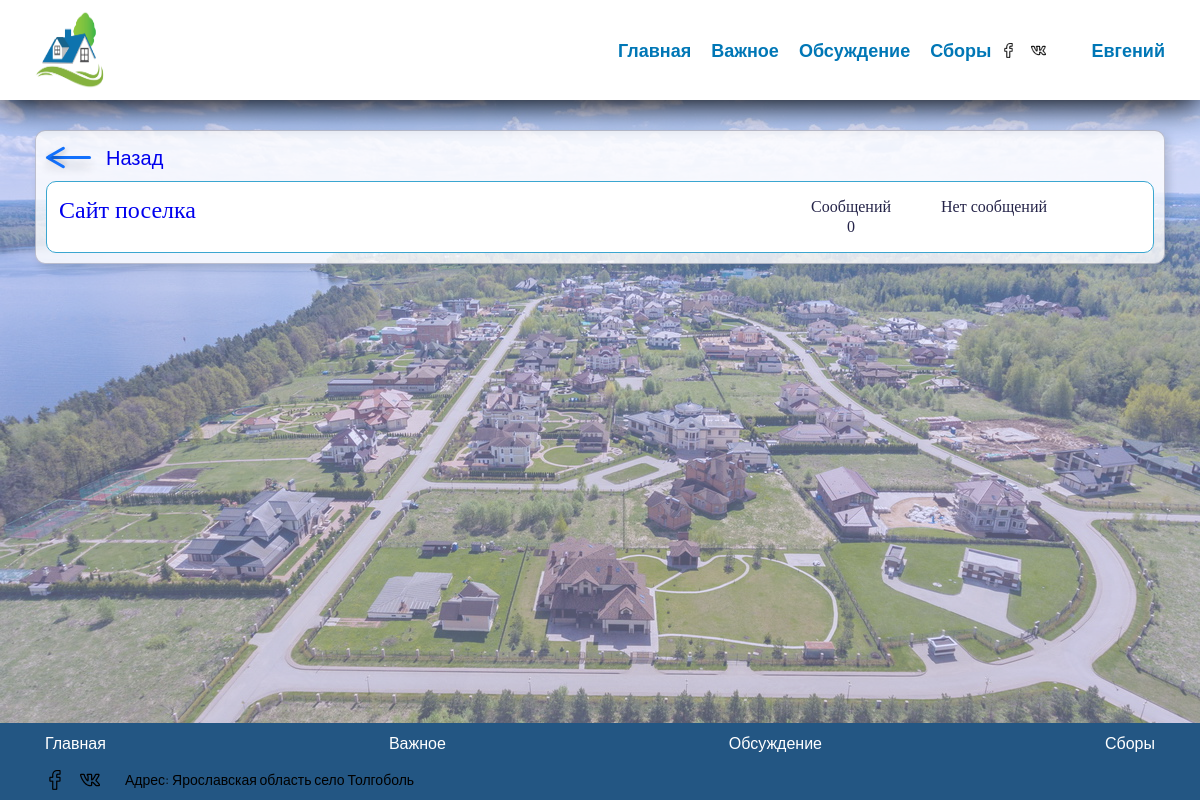
Page /forum/1/ (signed in) on the committed database.
### AuthService/models.py (models this page shows, shortened)
class User( AbstractUser ):
    user_id = models.UUIDField( default=uuid.uuid4, editable=False, unique=True )
    username_validator = validators.UnicodeUsernameValidator()
    password = models.CharField( _('Пароль'), max_length=128 )
    username = models.CharField(
        _('Логин'),
        blank=False,
        max_length=150,
        unique=True,
        help_text=_('Требования. не менее 6 символов. Только буквы, цифры и символы @/./+/-/_ '),
        validators=[username_validator],
        error_messages={
            'unique': _("Пользователь с таким логином уже существует."),
        },
    )
    adres =  models.ForeignKey( Adres, on_delete = models.CASCADE, blank=False )
    first_name = models.CharField( _('Имя'), max_length=150, blank=False )
    last_name = models.CharField( _('Фамилия'), max_length=150, blank=True )
    patronymic = models.CharField( _('Отчество'), max_length=150, blank=True )
    telephon = models.CharField( max_length=12, blank=True )
    email = models.EmailField( _('Email адрес'), blank=True, null=True )
    male = models.CharField( _('Пол'), max_length=150, blank=False )
    birthday = models.DateField( _('День рождения'), blank=True, null=True )
    is_starosta = models.BooleanField( _('Является ли старостой'), default=False )
    is_active = models.BooleanField(
        _('Подтвержден'),
        default=True,
        help_text=_(
            'Поле говорит о том аккаунт подтвержден'
            'Снимите этот флаг вместо удаления аккаунта'
        ),
    )
    token = models.CharField( max_length=120, blank=True, default=secrets.token_urlsafe, editable=False, )
    def __init__( self, *args, **kwargs ):
        super().__init__( *args, **kwargs )
    def __str__(self) -> str:
        return '{} {}'.format( self.first_name, self.last_name )

### Forum/models.py (models this page shows, shortened)
class Post( models.Model ):
    section = models.ForeignKey( Section, on_delete = models.SET_NULL, null=True )
    title = models.CharField( _('Заголовок'), max_length=100, blank=False, unique=False )
    text = models.CharField( _('Текст Новости'), max_length=90000, blank=True, unique=False )
    author = models.ForeignKey( User, on_delete = models.SET_NULL, null=True )
    date = models.DateTimeField( _('Дата создания'), default=timezone.now )
    update_date = models.DateTimeField( _('Дата обновления'), default=timezone.now )
    is_delet =  models.BooleanField( _('Удалена ли запись'), blank=False, default=False )
    is_news =  models.BooleanField( _('Является ли новостью'), blank=False, default=False )
    class Meta:
        verbose_name = 'Пост'
        verbose_name_plural = 'Посты'
        ordering = ['date']
    def get_last_message( self ):
        result = None
        sms = self.message_set.all().filter( is_delet=False ).order_by('date')
        if sms.count():
            result = sms.last()
        return result

### Forum/views.py (the view)
# urls.py: path( '<int:section_id>/', ForumSection.as_view(), name='section'),
class ForumSection( DataMixin, TemplateView ):
    template_name = 'Forum/forum_section.html'
    title = _("Поселок Толгоболь \ Форум")
    @logger
    def get_context_data( self, *, object_list=None, **kwargs ):
        section_id = kwargs['section_id']
        c_super = super().get_context_data(**kwargs)
        c_def = self.get_user_context()
        c_def[ 'title' ] = self.title
        c_def[ 'posts' ] = self.get_posts_context( section_id )
        c_def[ 'section_id' ] = section_id
        c_def[ 'is_news' ] = Section.objects.get(id=section_id).is_news
        c_def.update( c_super )
        return c_def
    def get_posts_context( self, section_id ):
        result = []
        posts = Post.objects.filter(section_id=section_id)
        for post in posts:
            item = {}
            item['id'] = post.id
            item['title'] = post.title
            item['text'] = post.text
            item['author'] = post.author
            item['date'] = post.update_date
            item['message_count'] = post.message_set.all().count()
            sms = post.get_last_message()
            if sms:
                item['last_message'] = {'author': sms.author, 'date': sms.update_date}
            result.append( item )
        return result

### MainService/logger.py (called while the page is built)
def logger( func, *args, **kwargs ):
    def wrap( *args, **kwargs ):
        Logger().Log( logging.INFO, func.__name__, '[pd][start]', args, kwargs)
        stack = traceback.extract_stack()
        res = func( *args, **kwargs )
        Logger().Log( logging.INFO, func.__name__, '[pd][finish]', res)
        return res
    return wrap

    def __new__( cls ):
        if not hasattr( cls, 'instance'):
            cls.instance = super( Logger, cls ).__new__( cls )
        return cls.instance

    def Log( self, log_level, *args, **kwargs ):
        print(log_level, 'log_level')
        msg = self._get_msg( *args )
        logging.log( log_level, msg, **kwargs )

    @staticmethod
    def _get_msg( *arg ):
        msg = ''
        for i in arg:
            msg += str(i) + ' '
        return msg

### TolgobolVillage/utils.py (called while the page is built)
    def get_user_context( self, **kwargs ):
        context = kwargs
        user_menu = MENU.copy()
        if self.request.user.is_authenticated:
            context[ 'account' ] = { 'title': self.request.user.first_name,
                                    'url_name':'account',
                                    'sub_menu': (
                                        {'sub_title': _('Личный кабинет'), 'url_name': 'account'},
                                        {'sub_title': _('Изменить пароль'), 'url_name': 'security'},
                                        {'sub_title': _('Выйти'), 'url_name': 'logout'}
                                    )
                                    }
        else:
            context[ 'account' ] = { 'title': _("Войти"), 'url_name':'auth' }
            context[ 'form_login' ] = AuthLoginForm
        context[ 'menu' ] = user_menu
        return context

### Forum/templates/Forum/forum_section.html (shortened to what this page needs)
{% extends 'Forum/forum_base.html' %}
{% load static %}
{% block forum_content %}
<div class="forum_nav_wrapper">
  <a class="return" href="{% url 'forum' %}">
    <div class="arrow_2" href="{% url 'forum' %}">
      <div></div>
    </div>
    <span>Назад</span>
  </a>
</div>
{% for post in posts %}
<div class="section">
  <div class="section__item">
    <a  href="{% url 'forum' %}{{ section_id }}/{{ post.id }}">
      <div class="section__title">{{ post.title }}</div>
    </a>
    <div class="section__wrap">
      <div class="section__msg">
        <p>Сообщений</p>
        <p>{{ post.message_count }}</p>
      </div>
      <div class="section__new-msg">
        {% if post.last_message %}
        <div>
          <span>{{ post.last_message.date }}</span>
          <span>{{ post.last_message.author }}</span>
        </div>
        {% else %}
        <p>Нет сообщений</p>
        {% endif %}
      </div>
    </div>
  </div>
</div>
{% endfor %}
{% endblock %}

### MainService/templates/MainService/base.html (shortened to what this page needs)
<!doctype html>
{% load static %}
<html lang="ru">
  <head>
    <link rel="stylesheet" type="text/css" href="{% static "/css/style.css"  %}">
    <link rel="stylesheet" type="text/css" href="{% static "/css/header.css"  %}">
    <link rel="stylesheet" type="text/css" href="{% static "/css/footer.css"  %}">
    <link rel="stylesheet" type="text/css" href="{% static "/css/button.css"  %}">
    {% block css %}
    {% endblock %}
  </head>
  <body>
    <div class="wrapper">
        <header class="header">
            <div class="header__container _container">
                <div href="" class="header__logo"><a href="/"><img href="home" src="{% static "images/logo.png"  %}" alt=""></a></div>
                <div class="header__menu menu">
                    <nav class="menu__body">
                        <ul class="menu__list">
                          {% for el in menu %}
                            <li>
                                <a class="menu__link" href="{% url el.url_name %}">{{ el.title }}</a>
                            </li>
                          {% endfor %}
                        </ul>
                    </nav>
                    <div class="contact-menu__raw">
                        <div class="contact-menu__social">
                          <img src="{% static "/images/nav/facebook.png"  %}" alt="">
                          <img src="{% static "/images/nav/vk.png"  %}" alt="">
                        </div>
                    </div>
                    <div  class="auth">
                      <ul class="menu__list auth_menu">
                        <li>
                          <a href="{% url account.url_name %}" class="menu__link">{{ account.title }}</a>
                        </li>
                      </ul>
                    </div>
                </div>
            </div>
        </header>
        <main class="main page">
        {% block page %}
	      {% endblock %}
        </main>
      <footer class="footer">
        <div class="footer-wrapper _container">
          <div class="footer-nav__wrapper">
            <div class="footer-nav footer-nav-menu">
              <ul class="footer-nav-menu__list">
                {% for el in menu %}
                <li><a href="{% url el.url_name %}" class="footer-nav-menu__link">{{ el.title }}</a></li>
                {% endfor %}
              </ul>
            </div>
            <div class="footer-nav footer-nav-social">
              <img src="{% static "/images/nav/facebook.png"  %}" alt="">
              <img src="{% static "/images/nav/vk.png"  %}" alt="">
              <div class="footer__telephone">
              <span class="footer-address">Адрес: Ярославская область село Толгоболь</span>
              </div>
            </div>
          </div>
        </div>
      </footer>
    </div>
  </body>
</html>

### MainService/static/css/style.css (style rules this page uses)
* { padding: 0; margin: 0; border: 0; }
*, *:before, *:after { box-sizing: border-box; }
nav, footer, header, aside { display: block; }
body { background-image: url("19.jpg"); background-repeat: no-repeat; background-position: 0 0; background-attachment: fixed; background-size: 100% 100%; }
html, body { height: 100%; width: 100%; font-size: 100%; line-height: 1; font-size: 14px; -ms-text-size-adjust: 100%; -moz-text-size-adjust: 100%; -webkit-text-size-adjust: 100%; }
a, a:visited { text-decoration: none; }
ul li { list-style: none; }
img { vertical-align: top; }
body { font-family: 'Manrope', sans-serif; font-style: 400px; }
.wrapper { min-height: 100%; overflow: hidden; display: flex; flex-direction: column; }
._container { max-width: 1170px; margin: 0px auto; padding-left: 20px; padding-right: 20px; }
.page { flex: 1 1 auto; background-color: #c6cafd6c; padding-top: 100px; padding-bottom: 10px; }
* { scrollbar-width: thin; scrollbar-color: #60ADFF #DFE9EB; }

### MainService/static/css/header.css (style rules this page uses)
.header { position: fixed; top: 0px; left: 0px; width: 100%; z-index: 10; background-color: #ffffff; box-shadow: 0px 5px 30px 0px black; }
.header .header__container { display: flex; padding: 0px 10px; align-items: center; justify-content: space-between; min-height: 40px; }
.header__logo { position: relative; z-index: 0; margin: 10px; }
.header__logo a img { width: 70px; height: 80px; }
.menu__list > li { position: relative; margin-left: 20px; }
.menu__link { color: #0077B6; font-size: 18px; font-weight: 600; }
@media (min-width: 700px) { .menu__list { display: flex; align-items: center; } }
@media (min-width: 700px) { .menu__list > li { padding: 10px 0px; } }
.header__menu { display: flex; }
.menu__body { flex: 1 0 auto; }
.contact-menu__raw { display: flex; padding-left: 10px; }
.contact-menu__raw .contact-menu__social { display: flex; flex-wrap: wrap; margin: auto 0px; }
.contact-menu__raw .contact-menu__social img { margin-right: 15px; width: 15px; height: 15px; }
.auth { display: flex; align-items: center; padding: 0px 10px 0px 10px; }
.auth_menu { position: relative; }

### MainService/static/css/footer.css (style rules this page uses)
.footer { background-color: #235683; color: #FFFFFF; padding: 00px 0px 0px 0px; }
.footer-nav-menu { font-size: 16px; line-height: calc( 22 / 16 * 100%); font-weight: 400; }
.footer-nav-social { display: flex; align-items: center; margin: 15px 15px 10px 10px; }
.footer-nav-social img:not(:last-child) { margin: 0px 15px 0px 0px; }
.footer-nav-menu__list { display: flex; margin: 10px 0px; flex-wrap: wrap; justify-content: space-between; }
.footer-nav-menu__list > li { margin: 0px 10px; max-width: 20%; }
.footer-nav-menu__link { color: #FFFFFF; }
.footer__telephone { display: inline; }
.footer-address { color: #000000; margin-left: 10px; }

### MainService/static/css/button.css (style rules this page uses)
* { padding: 0; margin: 0; border: 0; }
*, *:before, *:after { box-sizing: border-box; }
nav, footer, header, aside { display: block; }
html, body { height: 100%; width: 100%; font-size: 100%; line-height: 1; font-size: 14px; -ms-text-size-adjust: 100%; -moz-text-size-adjust: 100%; -webkit-text-size-adjust: 100%; }
a, a:visited { text-decoration: none; }
ul li { list-style: none; }
img { vertical-align: top; }

### rows in the picture
User: title "Евгений", title "Сайт поселка", message_count "0"

### other values in the picture
{{ el.title }} "Главная" "Важное" "Обсуждение" "Сборы"
